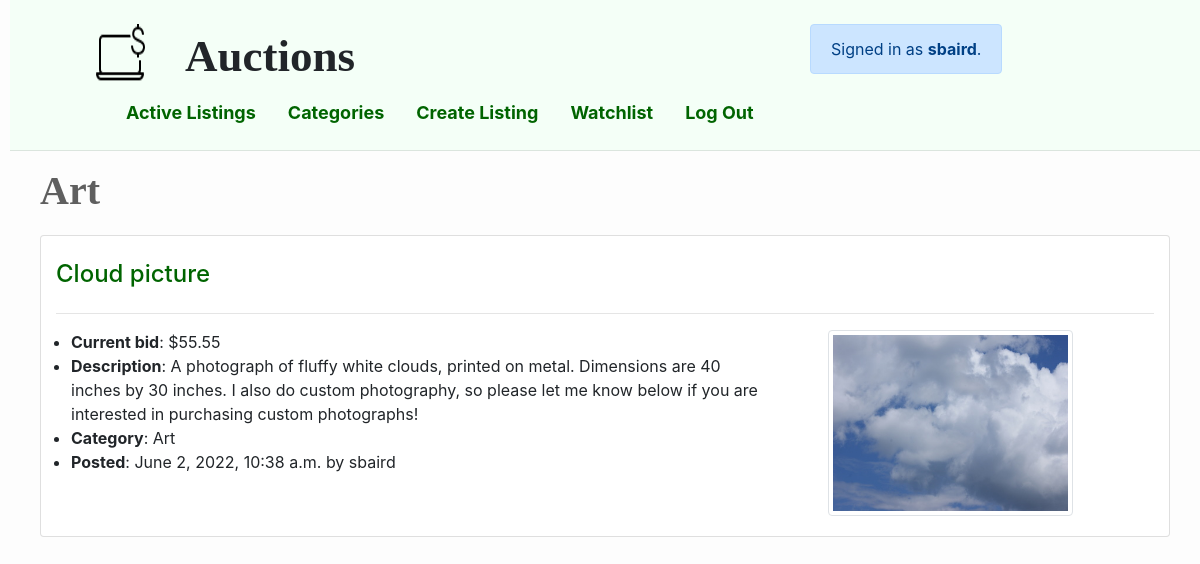
Screenshot of /categories/Art (signed in) with the database file from the repository.
### auctions/models.py (models this page shows, shortened)
class User(AbstractUser):
    watchlist = models.ManyToManyField('Listing', blank=True,
        related_name="watchlisters")
    bids = models.ManyToManyField('Bid', blank=True, related_name="bidders")

class Listing(models.Model):
    title = models.CharField(max_length=80)
    description = models.TextField(max_length=1000)
    start_price = models.DecimalField(max_digits=MAX_PRICE_DIGITS,
        validators=[MaxValueValidator(MAX_PRICE), MinValueValidator(0)],
        decimal_places=2, null=True, verbose_name="Start price (USD):")
    current_bid = models.OneToOneField('Bid', null=True,
        on_delete=models.CASCADE, related_name="top_bid")
    image = models.ImageField(upload_to="images", blank=True, verbose_name="Image (optional)")
    category = models.CharField(
        choices=Category.choices, max_length=50, blank=True, verbose_name="Category (optional)")
    is_active = models.BooleanField(default=True)
    poster = models.ForeignKey(
        User, on_delete=models.CASCADE, related_name="postings", null=True)
    datetime = models.DateTimeField(auto_now_add=True, null=True)
    comments = models.ManyToManyField(
        'Comment', blank=True, related_name="comment_listing")

class Bid(models.Model):
    listing = models.ForeignKey(Listing, on_delete=models.CASCADE, null=True)
    bid = models.DecimalField(max_digits=MAX_PRICE_DIGITS,
        validators=[MaxValueValidator(MAX_PRICE), MinValueValidator(0)],
        decimal_places=2, verbose_name='Bid: $', null=True)
    bidder = models.ForeignKey(User, on_delete=models.CASCADE, null=True)
    datetime = models.DateTimeField(auto_now_add=True, null=True)

### auctions/views.py (the view)
# urls.py: path("categories/<str:category>", views.category_view, name="category"),
def category_view(request, category):
    listings = Listing.objects.filter(category=category, is_active=True)
    return render(request, "auctions/index.html", {
        "listings": listings,
        "title": category,
        "empty_message": "No items in category."
    })

### auctions/templates/auctions/index.html
{% extends "auctions/layout.html" %}
{% block body %}
  <h2>{{ title }}</h2>
  {% block listings %}
    {% for listing in listings %}
      <div class="container card mt-3">
        <br>
        <h4><a href="{% url 'listing' listing.id %}">{{ listing.title }}</a></h4>
        <hr>
        <div class="container">
          <div class="row">
            <ul class="col-8">
              {% if listing.current_bid %}
                <li><b>Current bid</b>: ${{ listing.current_bid.bid }}</li>
              {% else %}
                <li><b>Starting price</b>: ${{ listing.start_price }} - no bids yet</li>
              {% endif %}
              <li><b>Description</b>: {{ listing.description }}</li>
              {% if listing.category %}
                <li><b>Category</b>: {{listing.category }}</li>
              {% endif %}
              <li><b>Posted</b>: {{ listing.datetime }} by {{ listing.poster }}</li>
            </ul>
            <div class="listing-image col-lg-3">
              {% if listing.image %}
                <img src="{{ listing.image.url }}" alt="{{ listing.title }}" class="img-thumbnail">
              {% endif %}
            </div>
          </div>
        </div>
      </div>
    {% empty %}
      <p>{{ empty_message }}</p>
    {% endfor %}
  {% endblock %}
{% endblock %}

### auctions/templates/auctions/layout.html (shortened to what this page needs)
{% load static %}
<!DOCTYPE html>
<html lang="en">
  <head>
    <link rel="stylesheet" href="https://stackpath.bootstrapcdn.com/bootstrap/4.4.1/css/bootstrap.min.css">
    <link href="{% static 'auctions/styles.css' %}" rel="stylesheet">
  </head>
  <body>
    <div id="top-bar">
      <br>
      <div class="container">
        <div class="row justify-content-between">
            <div class="col-4 d-flex justify-content-center">
              <img class="logo" src="/static/auctions/logo.png" alt="auctions logo">
              <h1 id="site-name">Auctions</h1>
            </div>
            <div class="col-4 flex justify-content-center">
              {% if user.is_authenticated %}
                <div class="alert alert-primary d-inline-block" role="alert">
                  Signed in as <strong>{{ user.username }}</strong>.
                </div>
              {% else %}
                <div class="alert alert-warning d-inline-block role="alert">
                  Not signed in.
                </div>
              {% endif %}
            </div>
        </div>
      </div>
      <ul class="nav">
        <li class="nav-item">
            <a class="nav-link" href="{% url 'index' %}">Active Listings</a>
        </li>
        <li class="nav-item">
            <a class="nav-link" href="{% url 'categories' %}">Categories</a>
        </li>
        {% if user.is_authenticated %}
          <li>
            <a class="nav-link" href="{% url 'create_listing' %}">Create Listing</a>
          </li>
          <li>
            <a class="nav-link" href="{% url 'watchlist' %}">Watchlist</a>
          </li>
          <li class="nav-item">
            <a class="nav-link" href="{% url 'logout' %}">Log Out</a>
          </li>
        {% endif %}
      </ul>
      <hr>
    </div>
    <div id="main-content">
      {% block body %}
      {% endblock %}
    </div>
  </body>
</html>

### auctions/static/auctions/styles.css (style rules this page uses)
body { padding-left: 10px; background-color: rgb(253, 253, 253); }
#main-content { padding-left: 30px; padding-right: 30px; }
.nav { margin-left: 100px }
.nav-link { font-size: large; font-weight: bold; color: darkgreen; }
#top-bar { background-color: rgb(244, 255, 247); }
a { color: darkgreen; }
h2 { font-family:'Playfair', 'Didot', 'Georgia', serif; font-weight: bold; font-size: 40px; color: rgb(95, 95, 95); margin-bottom: 20px; }
#site-name { font-family:'Playfair', 'Didot', 'Georgia', serif; font-weight: bold; font-size: 45px; padding-top: 5px }
.logo { padding-right: 40px; }
.listing-image { margin-bottom: 20px; margin-left: 25px; }

### rows the page displays
User: username "sbaird"
Listing: category "Art", title "Cloud picture", current_bid.bid "55.55", description "A photograph of fluffy white clouds, printed on metal. Dimensions are 40 inches by 30 inches. I also do custom photography, so please let me know below if you are interested in purchasing custom photographs!", datetime "June 2, 2022, 10:38 a.m.", poster "sbaird", image (picture)
